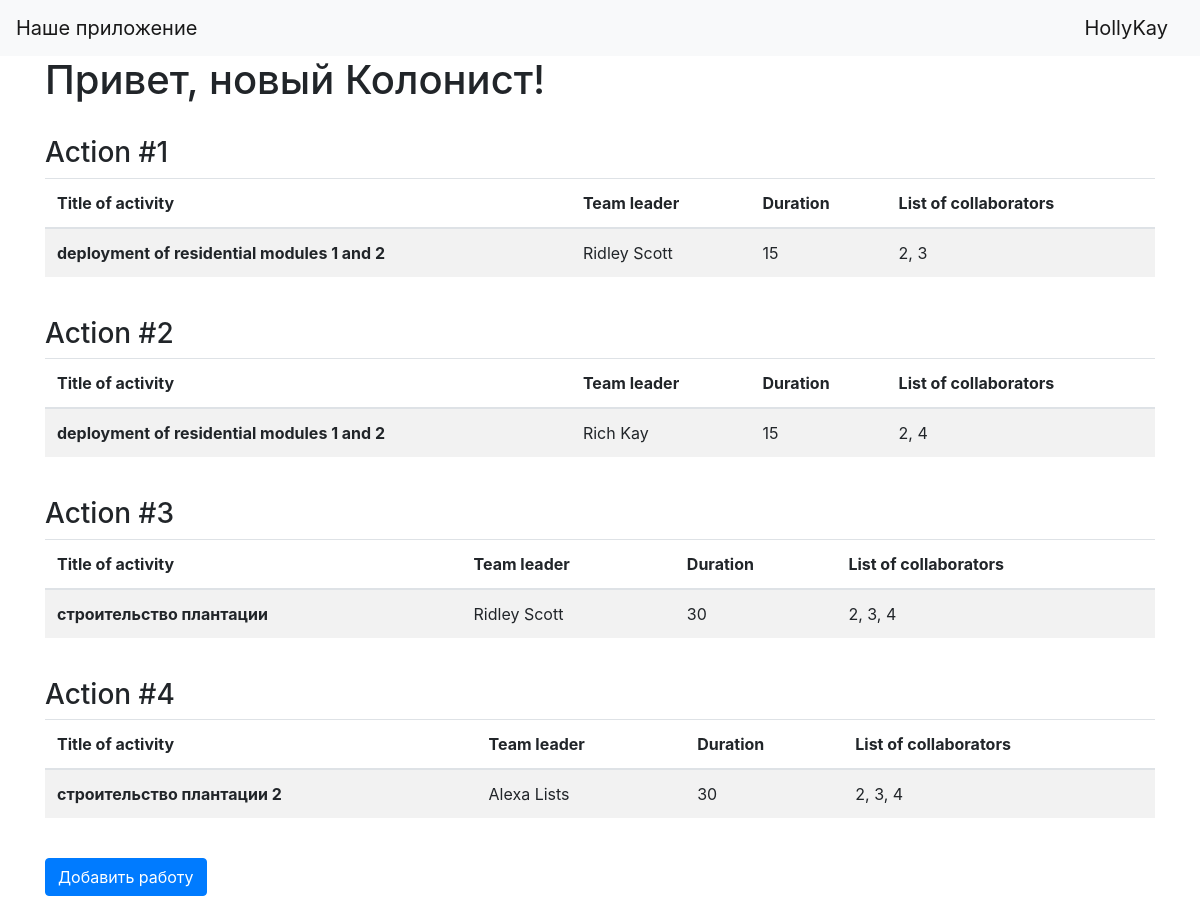
Screenshot of /index (signed in) with the database file from the repository.
### data/users.py (models this page shows, shortened)
class User(SqlAlchemyBase, UserMixin, SerializerMixin):
    __tablename__ = 'users'
    id = sqlalchemy.Column(sqlalchemy.Integer,
                           primary_key=True, autoincrement=True)
    surname = sqlalchemy.Column(sqlalchemy.String, nullable=True)
    name = sqlalchemy.Column(sqlalchemy.String, nullable=True)
    age = sqlalchemy.Column(sqlalchemy.Integer, nullable=True)
    position = sqlalchemy.Column(sqlalchemy.String, nullable=True)
    speciality = sqlalchemy.Column(sqlalchemy.String, nullable=True)
    address = sqlalchemy.Column(sqlalchemy.String, nullable=True)
    city_from = sqlalchemy.Column(sqlalchemy.String, nullable=True)
    email = sqlalchemy.Column(sqlalchemy.String,
                              index=True, unique=True, nullable=True)
    hashed_password = sqlalchemy.Column(sqlalchemy.String, nullable=True)
    modified_date = sqlalchemy.Column(sqlalchemy.DateTime,
                                      default=datetime.datetime.now)
    jobs = orm.relation("Jobs", back_populates='user')

### data/jobs.py (models this page shows)
class Jobs(SqlAlchemyBase, SerializerMixin):
    __tablename__ = 'jobs'
    user = orm.relation('User')
    id = sqlalchemy.Column(sqlalchemy.Integer,
                           primary_key=True, autoincrement=True)
    team_leader = sqlalchemy.Column(sqlalchemy.Integer,
                                    sqlalchemy.ForeignKey("users.id"))
    job = sqlalchemy.Column(sqlalchemy.String, nullable=True)
    work_size = sqlalchemy.Column(sqlalchemy.Integer, nullable=True)
    collaborators = sqlalchemy.Column(sqlalchemy.String, nullable=True)
    start_date = sqlalchemy.Column(sqlalchemy.DateTime,
                                   default=datetime.datetime.now, nullable=True)
    end_date = sqlalchemy.Column(sqlalchemy.String, nullable=True, default='')
    is_finished = sqlalchemy.Column(sqlalchemy.Boolean, default=False)

### main.py (the view)
@app.route('/')
@app.route('/index')
def index():
    user = "новый Колонист"
    db_sess = create_session()
    jobs = db_sess.query(Jobs).all()
    ind = [el.team_leader for el in jobs]
    team_leaders_names = []
    for indx in ind:
        use = db_sess.query(User).filter(User.id == indx).first()
        team_leaders_names.append(use.name + ' ' + use.surname)
    return render_template('index.html', title='Домашняя страница',
                           username=user, jobs=jobs, names=team_leaders_names)

### data/db_session.py (called while the page is built)
def create_session() -> Session:
    global __factory
    return __factory

### main.py (called while the page is built)
@login_manager.user_loader
def load_user(user_id):
    db_sess = create_session()
    return db_sess.query(User).get(user_id)

### templates/index.html (shortened to what this page needs)
{% extends "base.html" %}
{% block content %}
    <h1>Привет, {{ username }}!</h1><br>
    {% if current_user.is_authenticated %}
    {% set a = 0 %}
    {% for item in jobs %}
        <h3>Action #{{loop.index}}</h3>
        <table class="table table-striped">
  <thead>
    <tr>
      <th scope="col">Title of activity</th>
      <th scope="col">Team leader</th>
      <th scope="col">Duration</th>
      <th scope="col">List of collaborators</th>
    </tr>
  </thead>
  <tbody>
    <tr>
      <th scope="row">{{item.job}}</th>
      <td>{{names[loop.index - 1]}}</td>
      <td>{{item.work_size}}</td>
      <td>{{item.collaborators}}</td>
    </tr>
  </tbody>
</table>
<br>
    {% endfor %}
    <p>
        <a class="btn btn-primary " href="/addjob">Добавить работу</a>
    </p>
{% endif %}
{% endblock %}

### templates/base.html (shortened to what this page needs)
<!doctype html>
<html lang="en">
<head>
    <link rel="stylesheet"
          href="https://stackpath.bootstrapcdn.com/bootstrap/4.4.1/css/bootstrap.min.css"
>
</head>
<body>
<header>
    <nav class="navbar navbar-light bg-light">
        <a class="navbar-brand" href="#">Наше приложение</a>
        {% if current_user.is_authenticated %}
    <a class="navbar-brand" href="/logout">{{ current_user.name + current_user.surname}}</a>
{% else %}
    <p>
        <a class="btn btn-primary " href="/register">Зарегистрироваться</a>
        <a class="btn btn-success" href="/login">Войти</a>
    </p>
{% endif %}
    </nav>
</header>
<main role="main" class="container">
    {% block content %}{% endblock %}
</main>
</body>
</html>

### rows the page displays
User: current_user.name+current_user.surname "HollyKay"
Jobs: job "deployment of residential modules 1 and 2", names "Ridley Scott", work_size "15", collaborators "2, 3"
Jobs: job "deployment of residential modules 1 and 2", names "Rich Kay", work_size "15", collaborators "2, 4"
Jobs: job "строительство плантации", names "Ridley Scott", work_size "30", collaborators "2, 3, 4"
Jobs: job "строительство плантации 2", names "Alexa Lists", work_size "30", collaborators "2, 3, 4"

### other values shown
{{ username }} "новый Колонист"
